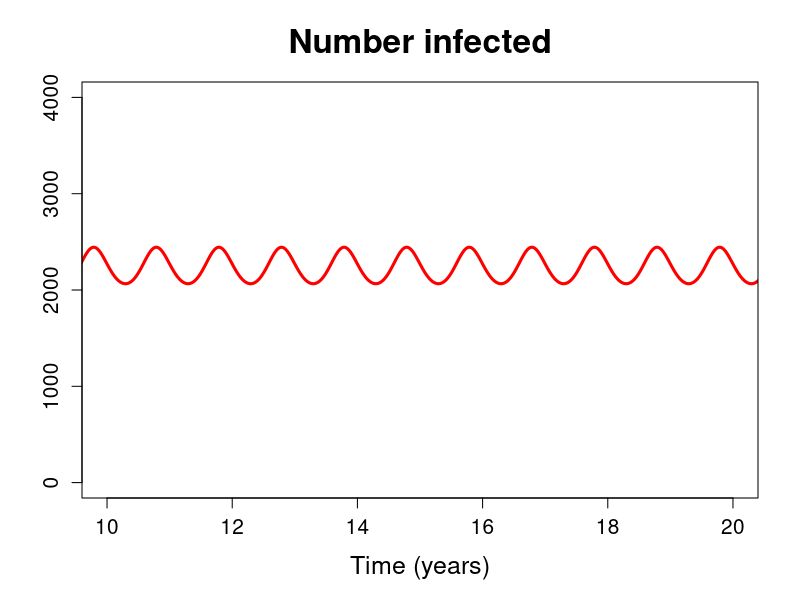
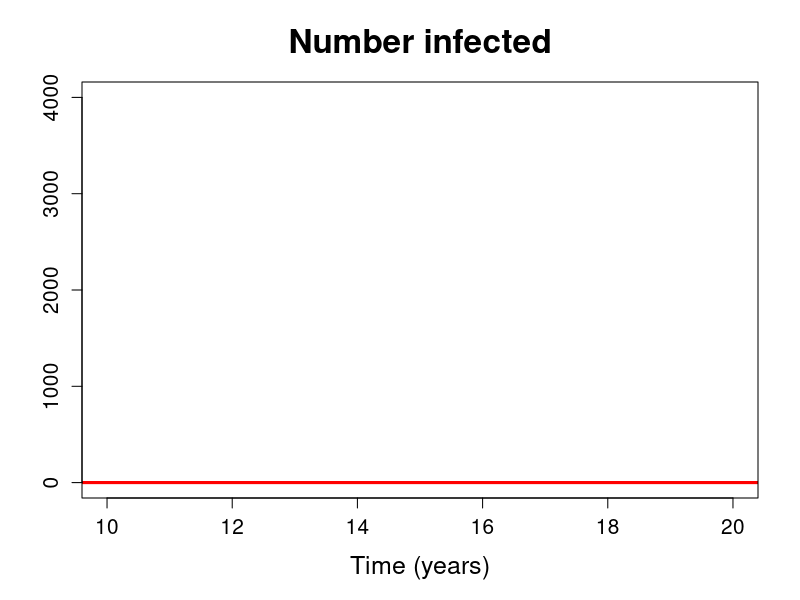
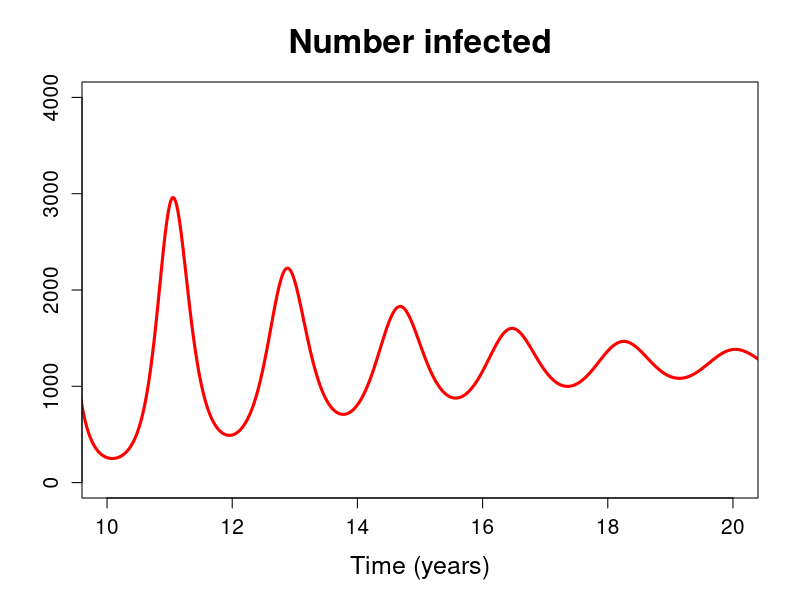
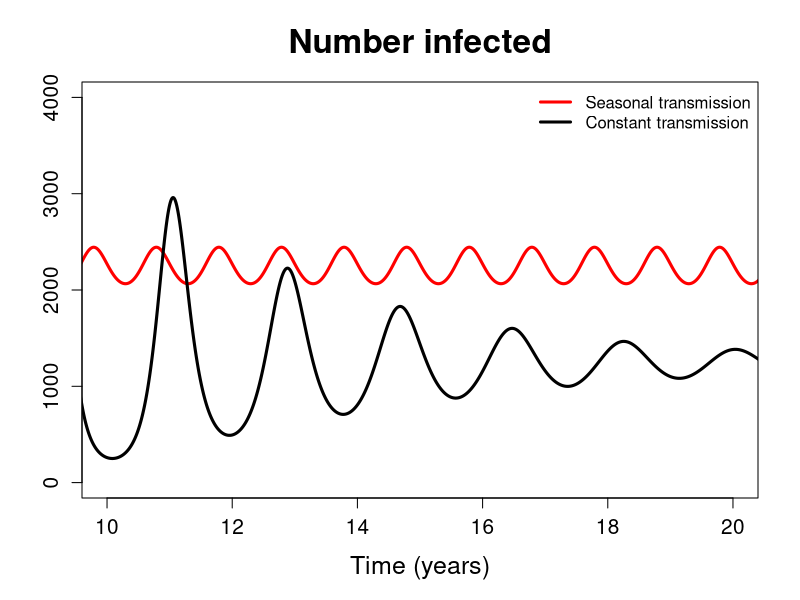
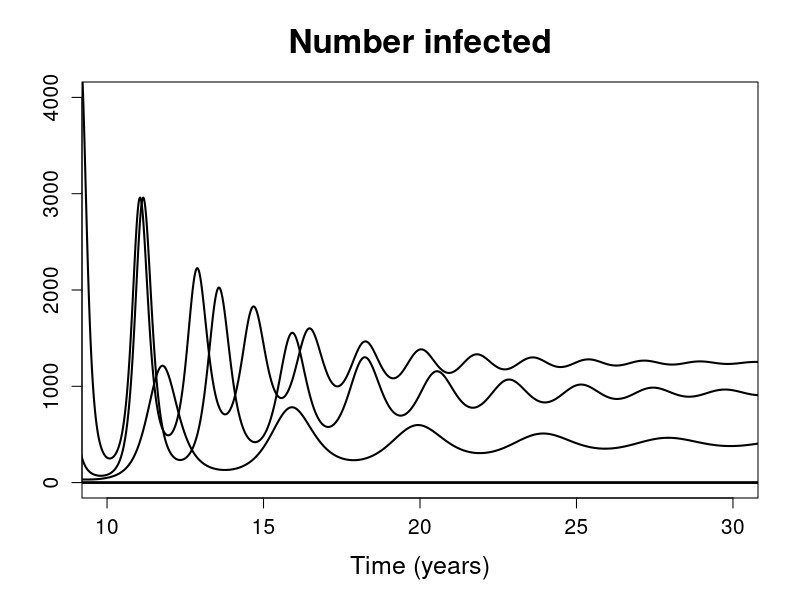

These figures' R source, in order:
# Functions deterministic model in Dushoff et al. 2004
# Becky Borchering July 2014

## SIRS model for seasonal infection model

library(deSolve)

# Parameter values taken from Fig 1a

parms1a <- c(N=500000,          # total population size
					 L=4,								# average duration of immunity (in years)
					 D=0.02, 						# mean infectious period (in years)
					 beta.0=500,				# R0/D (individuals/year)
					 beta.1=0.02       # scaling factor for contact function
)

parms1b <- c(N=500000,          # total population size
             L=8,								# average duration of immunity (in years)
             D=0.025, 						# mean infectious period (in years)
             beta.0=500,				# R0/D (individuals/year)
             beta.1=0.02				# scaling factor for contact function
)


# Seasonal contact function 
Beta <- function(x,B0,B1){
	B0*(1+B1*cos(2*pi*x))
}

# default constant contact parameter
b = 100

MAXTIME <- 100
TIMESTEP <- 0.005

parms=parms1a   # choose parameter values

# calculate reproduction number 
R.0 = parms["D"]*parms["beta.0"] 

# calculate intrinsic period of oscillation
oscillation.period = 2*pi*sqrt(parms["D"]*parms["L"]/(R.0)) 
names(oscillation.period)="intrinsic period of oscillation"
oscillation.period

sirs.seasonal <- function(t,y,parms){
	with(c(as.list(y),parms),{ 
			
		dSdt <- (N-S-I)/L - Beta(t,beta.0,beta.1)*I*S/N 
		dIdt <- Beta(t,beta.0,beta.1)*I*S/N - I/D
		list(c(dSdt,dIdt))
	})
}

sirs.constant <- function(t,y,parms){
  with(c(as.list(y),parms),{ 
    
    dSdt <- (N-S-I)/L - b*I*S/N 
    dIdt <- b*I*S/N - I/D
    list(c(dSdt,dIdt))
  })
}


# seasonal time series
ts.seasonal <- data.frame(lsoda(c(S=499999,I=1),seq(0,MAXTIME,TIMESTEP),sirs.seasonal,parms1a)) 
plot(ts.seasonal$time,ts.seasonal$I,type="l",xlim=c(10,20),ylim=c(0,4000), main="Number infected", #bty="n",
		 xlab="Time (years)",  ylab="", cex.main=2, cex.lab=1.5, cex.axis=1.25, 
		 lwd =3, col="red")

# disease free equilibrium time series
ts.df <- data.frame(lsoda(c(S=500000,I=0),seq(0,MAXTIME,TIMESTEP),sirs.seasonal,parms1a)) 
plot(ts.df$time,ts.df$I,type="l",xlim=c(10,20),ylim=c(0,4000), main="Number infected", #bty="n",
     xlab="Time (years)",  ylab="", cex.main=2, cex.lab=1.5, cex.axis=1.25, 
     lwd =3, col="red")

# constant contact rate time series
ts.constant <- data.frame(lsoda(c(S=499999,I=1),seq(0,MAXTIME,TIMESTEP),sirs.constant,parms1a)) 
plot(ts.constant$time,ts.constant$I,type="l",xlim=c(10,20),ylim=c(0,4000), main="Number infected", #bty="n",
     xlab="Time (years)",  ylab="", cex.main=2, cex.lab=1.5, cex.axis=1.25, 
     lwd =3, col="red")

# Plot comparing seasonal and constant contact rate models
plot(ts.seasonal$time,ts.seasonal$I,type="l",xlim=c(10,20),ylim=c(0,4000), main="Number infected", #bty="n",
     xlab="Time (years)",  ylab="", cex.main=2, cex.lab=1.5, cex.axis=1.25, 
     lwd =3, col="red")
lines(ts.constant$time, ts.constant$I,type='l',lwd=3)
legend(x="topright",c("Seasonal transmission","Constant transmission"),col=c("red","black"),lty=c(1,1),lwd=3,bty="n")


# constant contact rate time series
b.vector = seq(0,100,20)

for (i in c(1:length(b.vector))){
  if(i==1){
    b <- b.vector[i]
  ts.constant <- data.frame(lsoda(c(S=499999,I=1),seq(0,MAXTIME,TIMESTEP),sirs.constant,parms1a)) 
  plot(ts.constant$time,ts.constant$I,type="l",xlim=c(10,30),ylim=c(0,4000), main="Number infected", #bty="n",
       xlab="Time (years)",  ylab="", cex.main=2, cex.lab=1.5, cex.axis=1.25, 
       lwd =2)
  } else {
    b <- b.vector[i]
    ts.constant <- data.frame(lsoda(c(S=499999,I=1),seq(0,MAXTIME,TIMESTEP),sirs.constant,parms1a)) 
    lines(ts.constant$time,ts.constant$I,type="l",lwd =2)
  }
}
  
  
  
 
